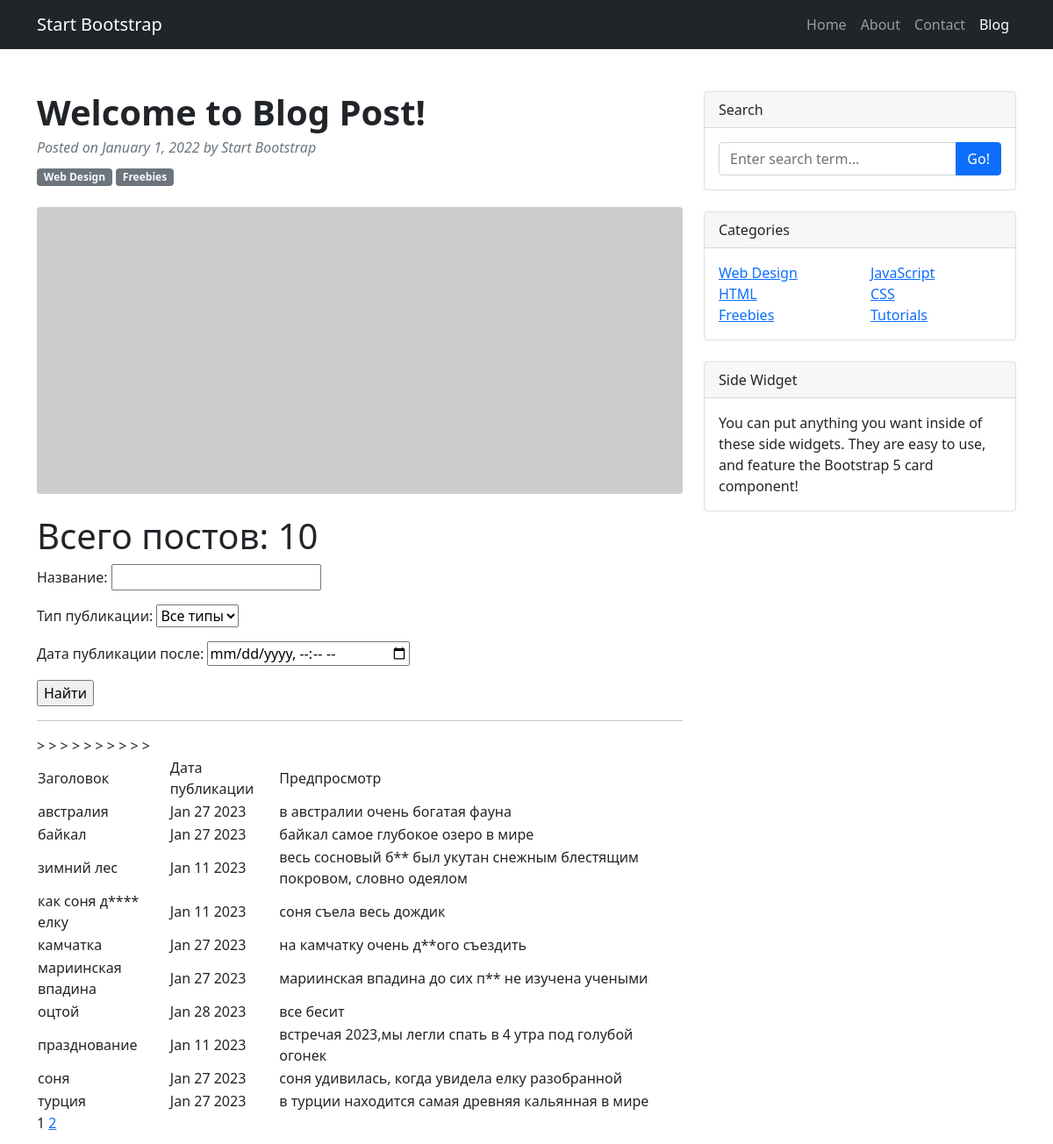
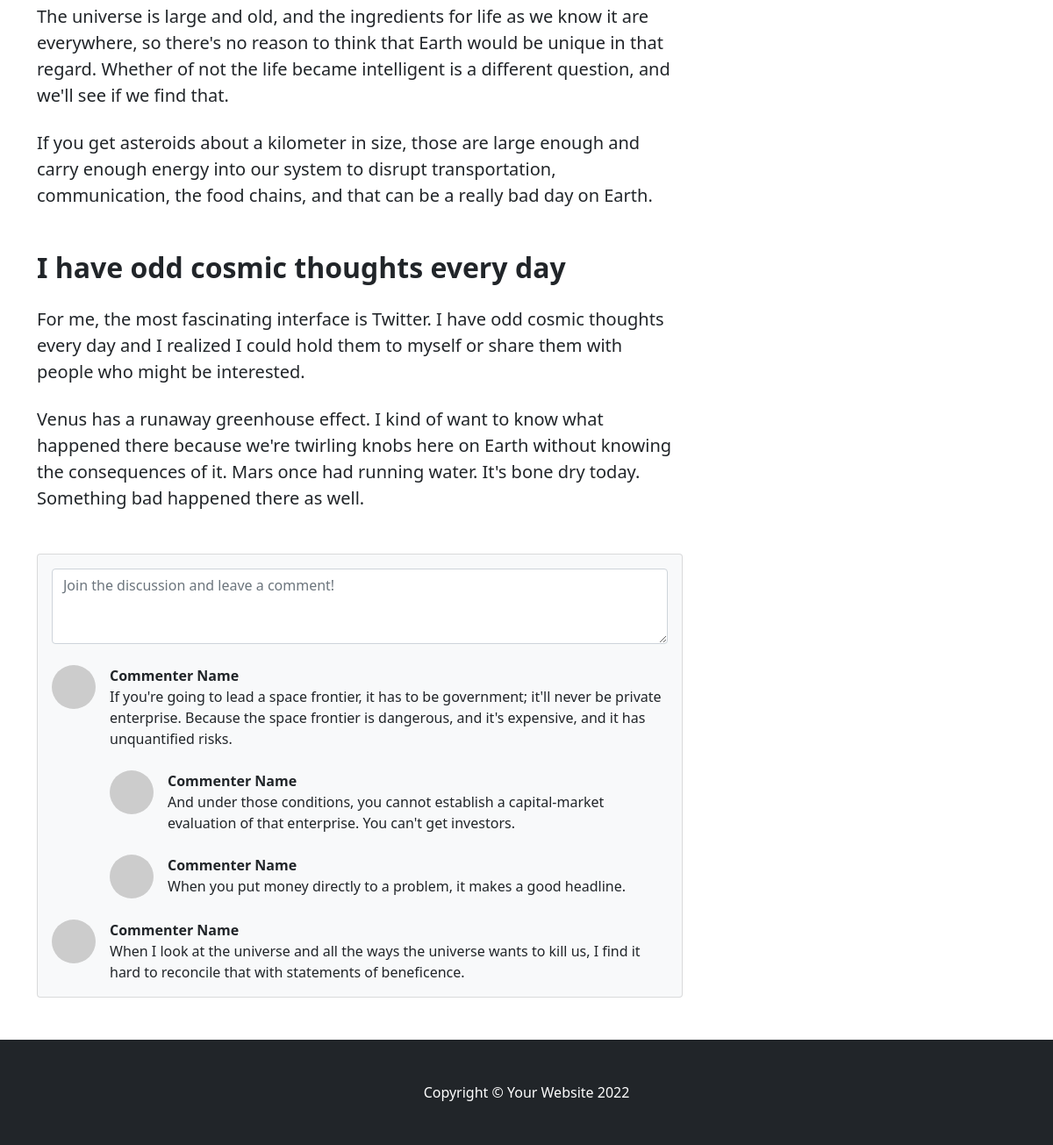
/posts/, run on the app's committed database (2 pictures, top to bottom).
### news/models.py (models this page shows, shortened)
class Post(models.Model):
    author = models.ForeignKey(Author, on_delete=models.CASCADE)
    TYPES = [
        ('AR', 'Статья'),
        ('NW', 'Новость')
    ]
    type = models.CharField(max_length=2,
                            choices=TYPES,
                            default='AR')
    time_in = models.DateTimeField(auto_now_add=True)
    topics = models.ManyToManyField(Category, through='PostCategory')
    title = models.CharField(max_length=64)
    text = models.TextField()
    rating_article = models.IntegerField(default=0)

### news/views.py (the view)
# urls.py: path('', PostsList.as_view(),name='post_list'),
class PostsList(ListView):
    model = Post
    ordering = 'title'
    template_name = 'flatpages/posts.html'
    context_object_name = 'posts'
    paginate_by = 10
    def get_queryset(self):
        queryset = super().get_queryset()
        self.filterset = PostFilter(self.request.GET, queryset)
        return self.filterset.qs
    def get_context_data(self, **kwargs):
        context = super().get_context_data(**kwargs)
        context['filterset'] = self.filterset
        return context

### news/templatetags/custom_filters.py (called while the page is built)
@register.filter()
def censor (value):
    if isinstance (value,str):
        for bw in BAD_WORDS:
            value = value.lower().replace(bw[1:].lower(),'*'*len(bw[1:]))
        return f'{value} '
    else:
        raise TypeError (f'Ошибка! {type(value)} не подходит')

### news/templatetags/custom_tags.py (called while the page is built)
@register.simple_tag(takes_context=True)
def url_replace(context, **kwargs):
   d = context['request'].GET.copy()
   for k, v in kwargs.items():
       d[k] = v
   return d.urlencode()

### templates/flatpages/posts.html (shortened to what this page needs)
{% extends 'flatpages/default.html' %}
{% load custom_filters %}
{% load custom_tags %}
{% block content %}
    <h1> Всего постов: {{ posts|length }} </h1>
     <form action="" method="get">
        {{ filterset.form.as_p }}
        <input type="submit" value="Найти" />
    </form>
    <hr>
    {% if posts %}
        <table>
            <tr>
               <td> Заголовок </td>
               <td> Дата публикации </td>
               <td> Предпросмотр </td>
            </tr>
            {% for post in posts %}
            <tr>
                <td>{{ post.title|censor }}</td>
                <td>{{ post.time_in|date:'M d Y'}}</td>
                <td>{{ post.text|truncatewords:20|censor}}</td>
                <td>
                </td>>
            </tr>
            {% endfor %}
        </table>
    {% else %}
        <h2> Постов нет!</h2>
    {% endif %}
    {{ page_obj.number }}
    {% if page_obj.has_next %}
        <a href="?{% url_replace page=page_obj.next_page_number %}">{{ page_obj.next_page_number }}</a>
    {% endif %}
{% endblock content %}

### templates/flatpages/default.html (shortened to what this page needs)
<!DOCTYPE html>
<html lang="en">
    <head>
        {% load static %}
        <link href="{% static 'css/styles.css' %}" rel="stylesheet" />
    </head>
    <body>
        <nav class="navbar navbar-expand-lg navbar-dark bg-dark">
            <div class="container">
                <a class="navbar-brand" href="#!">Start Bootstrap</a>
                <div class="collapse navbar-collapse" id="navbarSupportedContent">
                    <ul class="navbar-nav ms-auto mb-2 mb-lg-0">
                        <li class="nav-item"><a class="nav-link" href="#">Home</a></li>
                        <li class="nav-item"><a class="nav-link" href="#!">About</a></li>
                        <li class="nav-item"><a class="nav-link" href="#!">Contact</a></li>
                        <li class="nav-item"><a class="nav-link active" aria-current="page" href="#">Blog</a></li>
                    </ul>
                </div>
            </div>
        </nav>
        <div class="container mt-5">
            <div class="row">
                <div class="col-lg-8">
                    <article>
                        <header class="mb-4">
                            <h1 class="fw-bolder mb-1"> Welcome to Blog Post!</h1>
                            <div class="text-muted fst-italic mb-2">Posted on January 1, 2022 by Start Bootstrap</div>
                            <a class="badge bg-secondary text-decoration-none link-light" href="#!">Web Design</a>
                            <a class="badge bg-secondary text-decoration-none link-light" href="#!">Freebies</a>
                        </header>
                        <figure class="mb-4"><img class="img-fluid rounded" src="https://dummyimage.com/900x400/ced4da/6c757d.jpg" alt="..." /></figure>
                        <section class="mb-5">
                            <p class="fs-5 mb-4">
                                {% block content %}
                                {% endblock content %}
                            </p>
                            <p class="fs-5 mb-4">The universe is large and old, and the ingredients for life as we know it are everywhere, so there's no reason to think that Earth would be unique in that regard. Whether of not the life became intelligent is a different question, and we'll see if we find that.</p>
                            <p class="fs-5 mb-4">If you get asteroids about a kilometer in size, those are large enough and carry enough energy into our system to disrupt transportation, communication, the food chains, and that can be a really bad day on Earth.</p>
                            <h2 class="fw-bolder mb-4 mt-5">I have odd cosmic thoughts every day</h2>
                            <p class="fs-5 mb-4">For me, the most fascinating interface is Twitter. I have odd cosmic thoughts every day and I realized I could hold them to myself or share them with people who might be interested.</p>
                            <p class="fs-5 mb-4">Venus has a runaway greenhouse effect. I kind of want to know what happened there because we're twirling knobs here on Earth without knowing the consequences of it. Mars once had running water. It's bone dry today. Something bad happened there as well.</p>
                        </section>
                    </article>
                    <section class="mb-5">
                        <div class="card bg-light">
                            <div class="card-body">
                                <form class="mb-4"><textarea class="form-control" rows="3" placeholder="Join the discussion and leave a comment!"></textarea></form>
                                <div class="d-flex mb-4">
                                    <div class="flex-shrink-0"><img class="rounded-circle" src="https://dummyimage.com/50x50/ced4da/6c757d.jpg" alt="..." /></div>
                                    <div class="ms-3">
                                        <div class="fw-bold">Commenter Name</div>
                                        If you're going to lead a space frontier, it has to be government; it'll never be private enterprise. Because the space frontier is dangerous, and it's expensive, and it has unquantified risks.
                                        <div class="d-flex mt-4">
                                            <div class="flex-shrink-0"><img class="rounded-circle" src="https://dummyimage.com/50x50/ced4da/6c757d.jpg" alt="..." /></div>
                                            <div class="ms-3">
                                                <div class="fw-bold">Commenter Name</div>
                                                And under those conditions, you cannot establish a capital-market evaluation of that enterprise. You can't get investors.
                                            </div>
                                        </div>
                                        <div class="d-flex mt-4">
                                            <div class="flex-shrink-0"><img class="rounded-circle" src="https://dummyimage.com/50x50/ced4da/6c757d.jpg" alt="..." /></div>
                                            <div class="ms-3">
                                                <div class="fw-bold">Commenter Name</div>
                                                When you put money directly to a problem, it makes a good headline.
                                            </div>
                                        </div>
                                    </div>
                                </div>
                                <div class="d-flex">
                                    <div class="flex-shrink-0"><img class="rounded-circle" src="https://dummyimage.com/50x50/ced4da/6c757d.jpg" alt="..." /></div>
                                    <div class="ms-3">
                                        <div class="fw-bold">Commenter Name</div>
                                        When I look at the universe and all the ways the universe wants to kill us, I find it hard to reconcile that with statements of beneficence.
                                    </div>
                                </div>
                            </div>
                        </div>
                    </section>
                </div>
                <div class="col-lg-4">
                    <div class="card mb-4">
                        <div class="card-header">Search</div>
                        <div class="card-body">
                            <div class="input-group">
                                <input class="form-control" type="text" placeholder="Enter search term..." aria-label="Enter search term..." aria-describedby="button-search" />
                                <button class="btn btn-primary" id="button-search" type="button">Go!</button>
                            </div>
                        </div>
                    </div>
                    <div class="card mb-4">
                        <div class="card-header">Categories</div>
                        <div class="card-body">
                            <div class="row">
                                <div class="col-sm-6">
                                    <ul class="list-unstyled mb-0">
                                        <li><a href="#!">Web Design</a></li>
                                        <li><a href="#!">HTML</a></li>
                                        <li><a href="#!">Freebies</a></li>
                                    </ul>
                                </div>
                                <div class="col-sm-6">
                                    <ul class="list-unstyled mb-0">
                                        <li><a href="#!">JavaScript</a></li>
                                        <li><a href="#!">CSS</a></li>
                                        <li><a href="#!">Tutorials</a></li>
                                    </ul>
                                </div>
                            </div>
                        </div>
                    </div>
                    <div class="card mb-4">
                        <div class="card-header">Side Widget</div>
                        <div class="card-body">You can put anything you want inside of these side widgets. They are easy to use, and feature the Bootstrap 5 card component!</div>
                    </div>
                </div>
            </div>
        </div>
        <footer class="py-5 bg-dark">
            <div class="container"><p class="m-0 text-center text-white">Copyright &copy; Your Website 2022</p></div>
        </footer>
    </body>
</html>

### data on the page
Post: title|censor "австралия", time_in "Jan 27 2023", text|censor "в австралии очень богатая фауна"
Post: title|censor "байкал", time_in "Jan 27 2023", text|censor "байкал самое глубокое озеро в мире"
Post: title|censor "зимний лес", time_in "Jan 11 2023", text|censor "весь сосновый б** был укутан снежным блестящим покровом, словно одеялом"
Post: title|censor "как соня д**** елку", time_in "Jan 11 2023", text|censor "соня съела весь дождик"
Post: title|censor "камчатка", time_in "Jan 27 2023", text|censor "на камчатку очень д**ого съездить"
Post: title|censor "мариинская впадина", time_in "Jan 27 2023", text|censor "мариинская впадина до сих п** не изучена учеными"
Post: title|censor "оцтой", time_in "Jan 28 2023", text|censor "все бесит"
Post: title|censor "празднование", time_in "Jan 11 2023", text|censor "встречая 2023,мы легли спать в 4 утра под голубой огонек"
Post: title|censor "соня", time_in "Jan 27 2023", text|censor "соня удивилась, когда увидела елку разобранной"
Post: title|censor "турция", time_in "Jan 27 2023", text|censor "в турции находится самая древняя кальянная в мире"

### other printed values
{{ posts|length }} "10"
{{ page_obj.number }} "1"
{{ page_obj.next_page_number }} "2"
